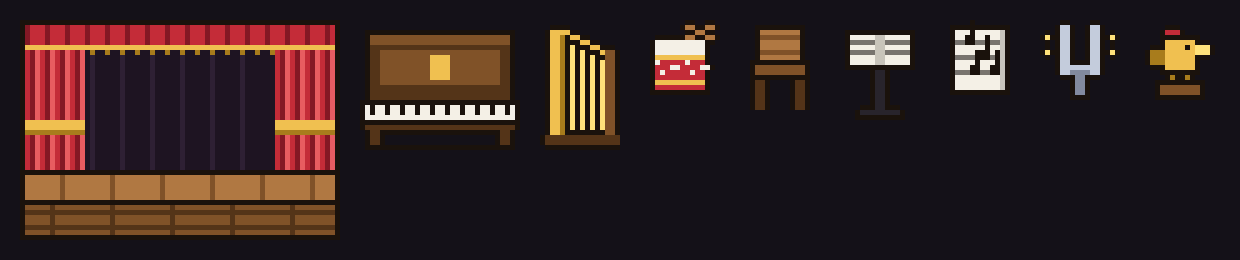

Write the Python code that produced this figure.
"""Salle de concert (section 2), planche v1 (Thomas, 2026-11-18 : « chaises 4 à 8 tournées vers une estrade avec deux
rideaux rouges ; 0 à 1 piano, une harpe, un tambour » ; quête validée : « retrouver la partition »).

    python3 art/concert_v1.py          → art/concert_v1.png
    python3 art/export_salles_s2.py    → src/render/sprites/expo.ts et concert.ts

Dessinés par petites fonctions (rectangles, lignes) sur une grille de lettres : estrade et rideaux (4 × 2 cases, le
lambrequin déborde au-dessus), piano droit (2 cases), harpe, tambour, chaise vue de dos, pupitre du chef, le Maestro
(Kobold en queue-de-pie), et les icônes de la partition, du diapason et du Grand Poulet d'Or.
"""
from PIL import Image, ImageDraw

PAL = {
    "K": (26, 18, 12), "O": (30, 20, 34), "o": (46, 32, 52),
    "R": (196, 44, 56), "r": (132, 24, 36), "q": (232, 92, 96),
    "G": (240, 192, 80), "g": (168, 124, 28), "Y": (255, 226, 122),
    "T": (176, 120, 66), "B": (128, 82, 40), "b": (84, 52, 24),
    "W": (244, 240, 230), "w": (200, 196, 186), "x": (120, 116, 110),
    "N": (40, 36, 44), "n": (70, 64, 76),
    "A": (176, 188, 150), "a": (112, 124, 90), "L": (222, 220, 146),
    "S": (196, 204, 220), "s": (130, 138, 158),
}


class Grid:
    def __init__(self, w, h):
        self.w, self.h = w, h
        self.g = [["."] * w for _ in range(h)]

    def px(self, x, y, c):
        if 0 <= x < self.w and 0 <= y < self.h:
            self.g[y][x] = c

    def rect(self, x0, y0, x1, y1, c):
        for y in range(y0, y1 + 1):
            for x in range(x0, x1 + 1):
                self.px(x, y, c)

    def box(self, x0, y0, x1, y1, fill, edge="K"):
        self.rect(x0, y0, x1, y1, edge)
        self.rect(x0 + 1, y0 + 1, x1 - 1, y1 - 1, fill)

    def rows(self, outline=True):
        """Contour sombre tout autour (style du jeu) : chaque case vide qui touche le dessin devient « K »."""
        if outline:
            src = [r[:] for r in self.g]
            for y in range(self.h):
                for x in range(self.w):
                    if src[y][x] != ".":
                        continue
                    if any(0 <= x + dx < self.w and 0 <= y + dy < self.h and src[y + dy][x + dx] not in ".K" for dx, dy in ((1, 0), (-1, 0), (0, 1), (0, -1))):
                        self.g[y][x] = "K"
        return ["".join(r) for r in self.g]


def estrade():
    """4 × 2 cases (64 × 32) et 12 pixels de lambrequin au-dessus : 64 × 44."""
    g = Grid(64, 44)
    # Fond de scène sombre entre les rideaux.
    g.box(0, 0, 63, 33, "O")
    for x in range(14, 50, 6):
        g.rect(x, 6, x, 31, "o")
    # Lambrequin rouge à franges dorées.
    g.rect(0, 0, 63, 0, "K")
    g.rect(1, 1, 62, 4, "R")
    for x in range(1, 63, 4):
        g.rect(x, 1, x, 4, "r")
    g.rect(1, 5, 62, 5, "G")
    for x in range(2, 62, 3):
        g.px(x, 6, "g")
    # Rideaux, à gauche et à droite, plis, embrasses dorées.
    for (x0, x1) in ((1, 12), (51, 62)):
        g.rect(x0, 6, x1, 33, "R")
        for x in range(x0 + 1, x1, 3):
            g.rect(x, 6, x, 33, "r")
            g.rect(x + 1, 6, x + 1, 33, "q")
        g.rect(x0, 20, x1, 21, "G")
        g.rect(x0, 22, x1, 22, "g")
    # Le plancher de la scène (dessus), puis sa face avant.
    g.box(0, 30, 63, 36, "T")
    for x in range(8, 63, 10):
        g.rect(x, 31, x, 35, "B")
    g.box(0, 36, 63, 43, "B")
    for y in (38, 41):
        g.rect(1, y, 62, y, "b")
    for x in range(6, 63, 12):
        g.rect(x, 37, x, 42, "b")
    return g.rows()


def piano():
    """Piano droit, 2 cases (32 × 26)."""
    g = Grid(32, 26)
    g.box(1, 2, 30, 18, "b")
    g.rect(2, 3, 29, 4, "B")
    g.rect(4, 6, 27, 12, "B")
    g.rect(14, 7, 17, 11, "G")
    # Clavier.
    g.box(0, 16, 31, 20, "W")
    for x in range(2, 30, 3):
        g.rect(x, 17, x, 18, "K")
    g.rect(1, 21, 30, 21, "b")
    g.rect(2, 22, 3, 25, "b")
    g.rect(28, 22, 29, 25, "b")
    g.rect(1, 25, 30, 25, "K")
    return g.rows()


def harpe():
    """Harpe dorée (16 × 26)."""
    g = Grid(16, 26)
    # Colonne et console dorées, table d'harmonie en bois.
    g.rect(2, 2, 3, 23, "G")
    g.rect(1, 2, 1, 23, "K")
    g.rect(4, 2, 4, 23, "g")
    for i in range(10):
        g.px(4 + i, 2 + i // 2, "G")
        g.px(4 + i, 1 + i // 2, "K")
    g.rect(13, 6, 14, 22, "B")
    g.rect(15, 6, 15, 22, "K")
    for x in range(6, 13, 2):
        g.rect(x, 4 + (x - 4) // 2, x, 21, "Y")
    g.rect(1, 23, 15, 24, "b")
    g.rect(1, 25, 15, 25, "K")
    return g.rows()


def tambour():
    """Tambour à cordes et ses baguettes (16 × 16)."""
    g = Grid(16, 16)
    g.box(2, 5, 13, 14, "R")
    g.rect(3, 4, 12, 6, "W")
    g.rect(2, 4, 2, 6, "K")
    g.rect(13, 4, 13, 6, "K")
    g.rect(3, 3, 12, 3, "K")
    g.rect(3, 7, 12, 7, "G")
    g.rect(3, 12, 12, 12, "G")
    for i, x in enumerate(range(3, 13, 3)):
        g.px(x, 8 + (i % 2), "W")
        g.px(x + 1, 10 - (i % 2), "W")
    # Baguettes croisées.
    for i in range(6):
        g.px(9 + i, 1 + i // 2, "T")
        g.px(14 - i, 1 + i // 2, "T")
    return g.rows()


def chaise_dos():
    """Chaise vue de dos (le public regarde la scène, en haut) : 16 × 18."""
    g = Grid(16, 18)
    g.box(3, 1, 12, 8, "T")
    g.rect(4, 3, 11, 3, "B")
    g.rect(4, 6, 11, 6, "B")
    g.box(2, 8, 13, 11, "B")
    g.rect(3, 12, 4, 17, "b")
    g.rect(11, 12, 12, 17, "b")
    g.rect(2, 12, 2, 17, "K")
    g.rect(13, 12, 13, 17, "K")
    return g.rows()


def pupitre():
    """Pupitre du chef, sa partition ouverte (16 × 20)."""
    g = Grid(16, 20)
    g.box(1, 2, 14, 9, "W")
    g.rect(7, 3, 8, 8, "w")
    for y in (4, 6):
        g.rect(2, y, 6, y, "x")
        g.rect(9, y, 13, y, "x")
    g.rect(7, 10, 8, 17, "N")
    g.rect(4, 18, 11, 18, "N")
    g.rect(3, 19, 12, 19, "K")
    return g.rows()


def icon_partition():
    g = Grid(16, 16)
    g.box(2, 1, 13, 14, "W")
    for y in (4, 7, 10):
        g.rect(3, y, 12, y, "x")
    for (x, y) in ((5, 3), (8, 6), (10, 9), (6, 9)):
        g.rect(x, y, x + 1, y + 1, "K")
        g.rect(x + 1, y - 3, x + 1, y, "K")
    g.rect(12, 2, 12, 13, "w")
    return g.rows()


def icon_diapason():
    g = Grid(16, 16)
    g.rect(4, 1, 5, 9, "S")
    g.rect(10, 1, 11, 9, "S")
    g.rect(3, 1, 3, 9, "K")
    g.rect(12, 1, 12, 9, "K")
    g.rect(4, 9, 11, 10, "S")
    g.rect(6, 10, 9, 10, "s")
    g.rect(7, 11, 8, 14, "s")
    g.rect(6, 15, 9, 15, "K")
    for (x, y) in ((1, 3), (14, 3), (1, 6), (14, 6)):
        g.px(x, y, "Y")
    return g.rows()


def icon_poulet_or():
    """Le Grand Poulet d'Or, statuette (icône de quête)."""
    g = Grid(16, 16)
    g.box(4, 3, 11, 10, "G")
    g.rect(5, 2, 7, 2, "R")
    g.rect(11, 5, 13, 6, "Y")
    g.px(9, 5, "K")
    g.rect(2, 6, 4, 8, "g")
    g.rect(6, 11, 6, 12, "g")
    g.rect(9, 11, 9, 12, "g")
    g.box(3, 12, 12, 15, "B")
    return g.rows()


S = {
    "estrade": estrade(),
    "piano": piano(),
    "harpe": harpe(),
    "tambour": tambour(),
    "chaiseDos": chaise_dos(),
    "pupitreChef": pupitre(),
    "partition (icône)": icon_partition(),
    "diapason (icône)": icon_diapason(),
    "Grand Poulet d'Or (icône)": icon_poulet_or(),
}


def render():
    scale = 5
    pad = 20
    x = pad
    hmax = max(len(r) for r in S.values())
    img = Image.new("RGB", (sum(len(r[0]) * scale + pad for r in S.values()) + pad, hmax * scale + 2 * pad), (20, 17, 24))
    d = ImageDraw.Draw(img)
    for rows in S.values():
        for yy, row in enumerate(rows):
            for xx, ch in enumerate(row):
                if ch != ".":
                    d.rectangle([x + xx * scale, pad + yy * scale, x + (xx + 1) * scale - 1, pad + (yy + 1) * scale - 1], fill=PAL[ch])
        x += len(rows[0]) * scale + pad
    img.save("art/concert_v1.png")
    print(img.size)


if __name__ == "__main__":
    render()
